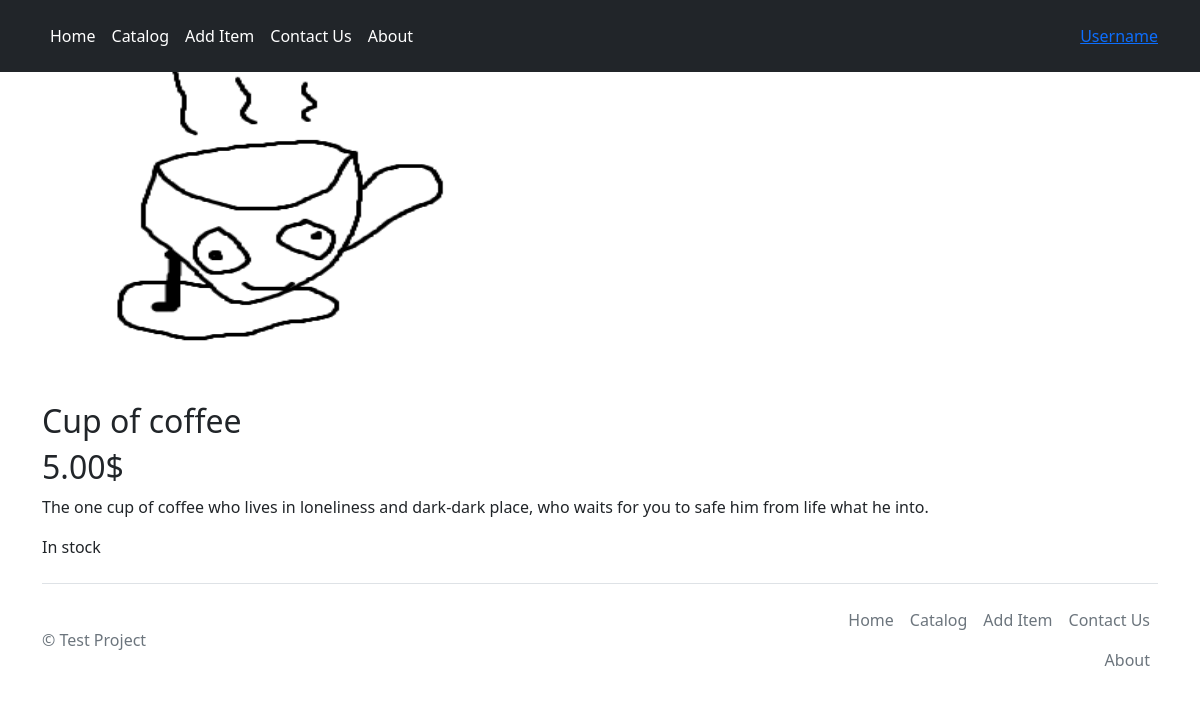
The app's page /item/18 (signed in) with its own data.
### tables this page shows
CREATE TABLE items(
id integer PRIMARY KEY AUTOINCREMENT,
title tinytext NOT NULL,
price double NOT NULL,
description text NOT NULL,
image_url text,
isActive integer NOT NULL,
time integer NOT NULL
);

### app.py (the view)
@app.route('/item/<int:id_item>')
@login_required
def show_item(id_item):
    title, price, description, image_url, stock = dbase.getItem(id_item)
    print(title, f"{price:.2f}", description, image_url, stock)
    if not title:
        abort(404)
    return render_template('item_page.html', title=title, auth=current_user.is_authenticated, price=f"{price:.2f}", description=description, image_url=image_url[7:], stock=stock)

### FDataBase.py (called while the page is built)
    def getItem(self, itemID):
        try:
            self.__cur.execute(f"SELECT title, price, description, image_url, isActive FROM items WHERE id = {itemID} LIMIT 1")
            res = self.__cur.fetchone()
            if res:
                return res
        except sqlite3.Error as e:
            print('DB add error2' + str(e))
        return (False, False)

    def getUser(self, user_id):
        try:
            self.__cur.execute(f"SELECT id FROM users WHERE id = {user_id} LIMIT 1")
            res = self.__cur.fetchone()
            if not res:
                print('User unknown')
                return False
            return res
        except sqlite3.Error as e:
            print('DB add error6' + str(e))
        return False

### UserLogin.py (called while the page is built)
    def fromDB(self, user_id, db):
        self.__user = db.getUser(user_id)
        return self

### app.py (called while the page is built)
@login_manager.user_loader
def load_user(user_id):
    print('load user')
    return UserLogin().fromDB(user_id, dbase)

def connect_db():
    conn = sqlite3.connect(app.config['DATABASE'])
    conn.row_factory = sqlite3.Row
    return conn

def get_db():
    if not hasattr(g, 'link_db'):
        g.link_db = connect_db()
    return g.link_db

@app.before_request
def before_request():
    global dbase
    db = get_db()
    dbase = FDataBase(db)

### templates/item_page.html
{% extends 'base.html' %}
{% block styles %}
<link rel="stylesheet" type="text/css" href="{{ url_for('static', filename='css/item_page.css') }}">
{% endblock %}
{% block body %}
<div class="container">
    <div class="context">
        <img src="{{ url_for('static', filename=image_url) }}" width="440px" height="330px">
        <div class="des">
            <h2>{{title}}</h2>
            {% if stock == 1 %}
                <h2>{{price}}$</h2>
                <p>{{description}}</p>
                <p>In stock</p>
            {% else %}
                <h2 style="text-decoration: line-through;">{{price}}$</h2>
                <p>{{description}}</p>
                <p>Out of stock</p>
            {% endif %}
        </div>
    </div>
</div>
{% endblock %}

### records on screen
items: title "Cup of coffee", description "The one cup of coffee who lives in loneliness and dark-dark place, who waits for you to safe him from life what he into."

### other values on screen
{{ price }} "5.00"
